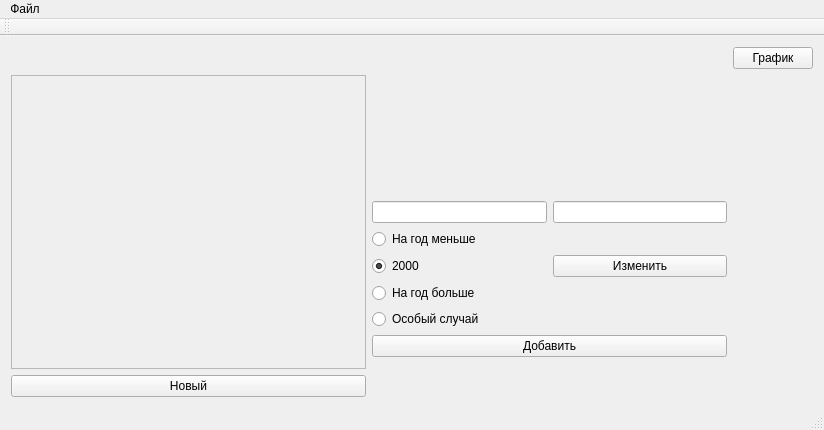
<?xml version="1.0" encoding="UTF-8"?>
<ui version="4.0">
 <class>MainWindow</class>
 <widget class="QMainWindow" name="MainWindow">
  <property name="geometry">
   <rect>
    <x>0</x>
    <y>0</y>
    <width>824</width>
    <height>430</height>
   </rect>
  </property>
  <property name="windowTitle">
   <string>Редактирование</string>
  </property>
  <property name="autoFillBackground">
   <bool>false</bool>
  </property>
  <widget class="QWidget" name="centralWidget">
   <layout class="QGridLayout" name="gridLayout">
    <item row="0" column="1">
     <widget class="QPushButton" name="pushButton_3">
      <property name="text">
       <string>График</string>
      </property>
     </widget>
    </item>
    <item row="1" column="0">
     <layout class="QHBoxLayout" name="horizontalLayout_2">
      <item>
       <layout class="QVBoxLayout" name="verticalLayout_4">
        <item>
         <widget class="QScrollArea" name="scrollArea">
          <property name="widgetResizable">
           <bool>true</bool>
          </property>
          <widget class="QWidget" name="scrollAreaWidgetContents">
           <property name="geometry">
            <rect>
             <x>0</x>
             <y>0</y>
             <width>350</width>
             <height>280</height>
            </rect>
           </property>
          </widget>
         </widget>
        </item>
        <item>
         <widget class="QPushButton" name="pushButton_4">
          <property name="text">
           <string>Новый</string>
          </property>
         </widget>
        </item>
       </layout>
      </item>
      <item>
       <layout class="QVBoxLayout" name="verticalLayout_2">
        <item>
         <spacer name="verticalSpacer">
          <property name="orientation">
           <enum>Qt::Vertical</enum>
          </property>
          <property name="sizeHint" stdset="0">
           <size>
            <width>20</width>
            <height>40</height>
           </size>
          </property>
         </spacer>
        </item>
        <item>
         <layout class="QHBoxLayout" name="horizontalLayout">
          <item>
           <widget class="QLineEdit" name="lineEdit">
            <property name="mouseTracking">
             <bool>true</bool>
            </property>
            <property name="acceptDrops">
             <bool>true</bool>
            </property>
            <property name="toolTip">
             <string/>
            </property>
            <property name="statusTip">
             <string/>
            </property>
            <property name="whatsThis">
             <string/>
            </property>
            <property name="accessibleName">
             <string/>
            </property>
            <property name="text">
             <string/>
            </property>
           </widget>
          </item>
          <item>
           <widget class="QLineEdit" name="lineEdit_2">
            <property name="text">
             <string/>
            </property>
           </widget>
          </item>
         </layout>
        </item>
        <item>
         <layout class="QVBoxLayout" name="verticalLayout">
          <item>
           <widget class="QRadioButton" name="radioButton">
            <property name="text">
             <string>На год меньше</string>
            </property>
            <attribute name="buttonGroup">
             <string notr="true">buttonGroup</string>
            </attribute>
           </widget>
          </item>
          <item>
           <layout class="QHBoxLayout" name="horizontalLayout_5">
            <item>
             <widget class="QRadioButton" name="radioButton_2">
              <property name="text">
               <string>2000</string>
              </property>
              <property name="checked">
               <bool>true</bool>
              </property>
              <attribute name="buttonGroup">
               <string notr="true">buttonGroup</string>
              </attribute>
             </widget>
            </item>
            <item>
             <widget class="QPushButton" name="pushButton_5">
              <property name="text">
               <string>Изменить</string>
              </property>
             </widget>
            </item>
           </layout>
          </item>
          <item>
           <widget class="QRadioButton" name="radioButton_3">
            <property name="text">
             <string>На год больше</string>
            </property>
            <attribute name="buttonGroup">
             <string notr="true">buttonGroup</string>
            </attribute>
           </widget>
          </item>
          <item>
           <layout class="QHBoxLayout" name="horizontalLayout_4">
            <item>
             <widget class="QRadioButton" name="radioButton_4">
              <property name="text">
               <string>Особый случай</string>
              </property>
              <attribute name="buttonGroup">
               <string notr="true">buttonGroup</string>
              </attribute>
             </widget>
            </item>
            <item>
             <widget class="QLabel" name="label">
              <property name="text">
               <string/>
              </property>
             </widget>
            </item>
           </layout>
          </item>
          <item>
           <widget class="QPushButton" name="pushButton">
            <property name="enabled">
             <bool>true</bool>
            </property>
            <property name="acceptDrops">
             <bool>false</bool>
            </property>
            <property name="text">
             <string>Добавить</string>
            </property>
            <property name="checkable">
             <bool>false</bool>
            </property>
            <property name="checked">
             <bool>false</bool>
            </property>
            <property name="autoRepeat">
             <bool>false</bool>
            </property>
            <property name="autoExclusive">
             <bool>false</bool>
            </property>
            <property name="autoDefault">
             <bool>false</bool>
            </property>
            <property name="default">
             <bool>false</bool>
            </property>
            <property name="flat">
             <bool>false</bool>
            </property>
           </widget>
          </item>
          <item>
           <spacer name="verticalSpacer_2">
            <property name="orientation">
             <enum>Qt::Vertical</enum>
            </property>
            <property name="sizeHint" stdset="0">
             <size>
              <width>20</width>
              <height>40</height>
             </size>
            </property>
           </spacer>
          </item>
          <item>
           <spacer name="verticalSpacer_3">
            <property name="orientation">
             <enum>Qt::Vertical</enum>
            </property>
            <property name="sizeHint" stdset="0">
             <size>
              <width>0</width>
              <height>0</height>
             </size>
            </property>
           </spacer>
          </item>
         </layout>
        </item>
       </layout>
      </item>
     </layout>
    </item>
   </layout>
  </widget>
  <widget class="QMenuBar" name="menuBar">
   <property name="geometry">
    <rect>
     <x>0</x>
     <y>0</y>
     <width>824</width>
     <height>25</height>
    </rect>
   </property>
   <widget class="QMenu" name="menu">
    <property name="title">
     <string>Файл</string>
    </property>
    <addaction name="action"/>
    <addaction name="action_2"/>
   </widget>
   <addaction name="menu"/>
  </widget>
  <widget class="QToolBar" name="mainToolBar">
   <attribute name="toolBarArea">
    <enum>TopToolBarArea</enum>
   </attribute>
   <attribute name="toolBarBreak">
    <bool>false</bool>
   </attribute>
  </widget>
  <widget class="QStatusBar" name="statusBar"/>
  <action name="action">
   <property name="text">
    <string>Изменить расположение файлов</string>
   </property>
  </action>
  <action name="action_2">
   <property name="text">
    <string>Очистить список</string>
   </property>
  </action>
 </widget>
 <layoutdefault spacing="6" margin="11"/>
 <resources/>
 <connections>
  <connection>
   <sender>radioButton_2</sender>
   <signal>clicked()</signal>
   <receiver>label</receiver>
   <slot>clear()</slot>
   <hints>
    <hint type="sourcelabel">
     <x>384</x>
     <y>237</y>
    </hint>
    <hint type="destinationlabel">
     <x>616</x>
     <y>300</y>
    </hint>
   </hints>
  </connection>
  <connection>
   <sender>radioButton</sender>
   <signal>clicked()</signal>
   <receiver>label</receiver>
   <slot>clear()</slot>
   <hints>
    <hint type="sourcelabel">
     <x>504</x>
     <y>208</y>
    </hint>
    <hint type="destinationlabel">
     <x>556</x>
     <y>298</y>
    </hint>
   </hints>
  </connection>
  <connection>
   <sender>radioButton_3</sender>
   <signal>clicked()</signal>
   <receiver>label</receiver>
   <slot>clear()</slot>
   <hints>
    <hint type="sourcelabel">
     <x>434</x>
     <y>264</y>
    </hint>
    <hint type="destinationlabel">
     <x>607</x>
     <y>300</y>
    </hint>
   </hints>
  </connection>
 </connections>
 <buttongroups>
  <buttongroup name="buttonGroup"/>
 </buttongroups>
</ui>
